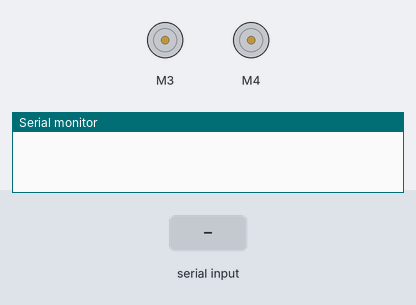
The sketch below on a simulated Arduino Uno, built with avr-gcc and run on an emulated ATmega328P. On the bench: 2 × DC motor (green arrow = forward, orange = backward, longer = faster), the last lines printed to the serial monitor. The test bench sets the inputs (shaded band).

Above: at 1.2 s.
1.3 s: "w\n" received over the second serial link
At 2.5 s:
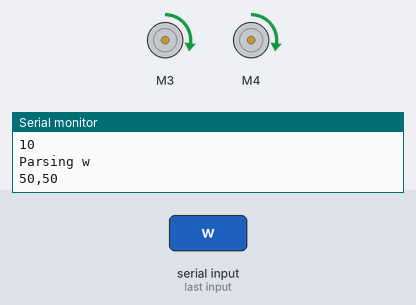
2.8 s: "a\n" received over the second serial link
At 3.7 s:
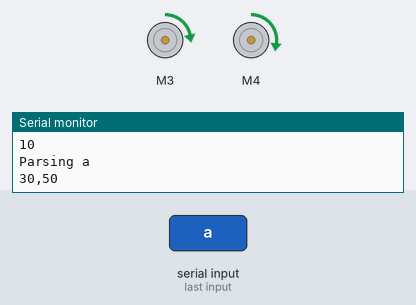
4.3 s: "s\n" received over the second serial link
At 4.8 s:
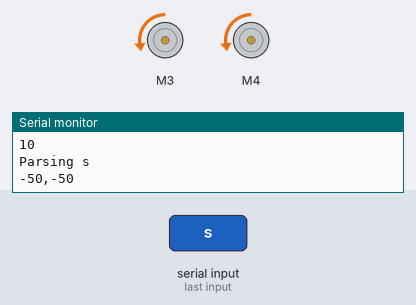
5.8 s: "d\n" received over the second serial link
At 7.1 s:
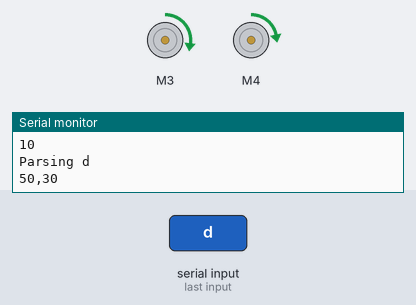
Timing chart, 0 to 8.3 s (numbered marks = the images above; inputs shaded):
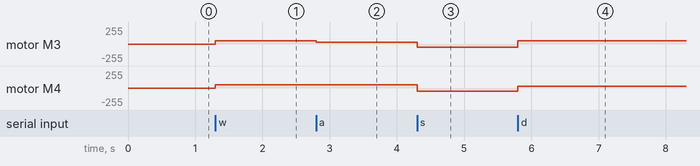

Measured:
- after the input at 1.3 s, motor M3, motor M4: stopped → forward 50/255 at once
- after the input at 2.8 s, motor M3: forward 50/255 → forward 30/255 at once
- after the input at 4.3 s, motor M3: forward 30/255 → backward 50/255 at once; motor M4: forward 50/255 → backward 50/255 at once
- after the input at 5.8 s, motor M3: backward 50/255 → forward 50/255 at once; motor M4: backward 50/255 → forward 30/255 at once

The sketch:

two_wheel_drive.ino
```cpp
#include <Adafruit_MotorShield.h>
#include <SoftwareSerial.h>

SoftwareSerial altSerial(2,3); // RX, TX

// initialize motor shield
Adafruit_MotorShield AFMS = Adafruit_MotorShield();
// define motors
Adafruit_DCMotor *leftMotor = AFMS.getMotor(3);
Adafruit_DCMotor *rightMotor = AFMS.getMotor(4);

String command = "";                                    // commands from the Python command line will be collected and parsed here

struct motorspeeds {
  int leftMotorSpeed;
  int rightMotorSpeed;
};

void setup() {
  Serial.begin(9600);
  AFMS.begin();
  altSerial.begin(9600);

  leftMotor->run(FORWARD);
  rightMotor->run(FORWARD);
}

void loop() {
  get_input();
}

void get_input() {
  if (altSerial.available()){
    char ch = altSerial.read();                            // read the first available character
    Serial.print("Received '");
    Serial.print(ch);
    Serial.println("'");
    Serial.println((int)ch);

    if (ch == '\r' || ch == '\n'){                                    // if it is the end of the message
      parse_command();                                  // call parse_command
      command = "";                                     // reset the command string
    }
    else if (ch != '\n' && ch != '\r'){
      command += ch;                                    // otherwise, append the character to the command string until the command is complete
    }
  }
}

void parse_command() {
  uint16_t val; // general variable to store a value that is sent through the serial connection
  Serial.print("Parsing ");
  char command_char = command.charAt(0);
  Serial.println(command_char);
  if (command_char  == 'w') {
    motorspeeds forward_command = {50, 50};
    driveMotors(forward_command);
    Serial.print(forward_command.leftMotorSpeed);
    Serial.print(",");
    Serial.print(forward_command.rightMotorSpeed);
    Serial.print("\r\n");
  }
  else if (command_char == 'a') {
    motorspeeds left_command = {30, 50};
    driveMotors(left_command);
    Serial.print(left_command.leftMotorSpeed);
    Serial.print(",");
    Serial.print(left_command.rightMotorSpeed);
    Serial.print("\r\n");
  }
  else if (command_char == 's') {
    motorspeeds back_command = {-50, -50};
    driveMotors(back_command);
    Serial.print(back_command.leftMotorSpeed);
    Serial.print(",");
    Serial.print(back_command.rightMotorSpeed);
    Serial.print("\r\n");
  }
  else if (command_char == 'd') {
    motorspeeds right_command = {50, 30};
    driveMotors(right_command);
    Serial.print(right_command.leftMotorSpeed);
    Serial.print(",");
    Serial.print(right_command.rightMotorSpeed);
    Serial.print("\r\n");
  }
  else if (command_char == 'e') {
    leftMotor->run(RELEASE);
    rightMotor->run(RELEASE);
  }
}

void driveMotors(motorspeeds speeds) {
  int leftMotorSpeed = speeds.leftMotorSpeed;
  int rightMotorSpeed = speeds.rightMotorSpeed;
  int leftMotorDirection = FORWARD;
  int rightMotorDirection = FORWARD;

  if(leftMotorSpeed < 0) {
    leftMotorSpeed = -leftMotorSpeed;
    leftMotorDirection = BACKWARD;
  }
  if(rightMotorSpeed < 0) {
    rightMotorSpeed = -rightMotorSpeed;
    rightMotorDirection = BACKWARD;
  }

  leftMotor->run(leftMotorDirection);
  rightMotor->run(rightMotorDirection);

  leftMotor->setSpeed(leftMotorSpeed);
  rightMotor->setSpeed(rightMotorSpeed);

  return;
}
```
